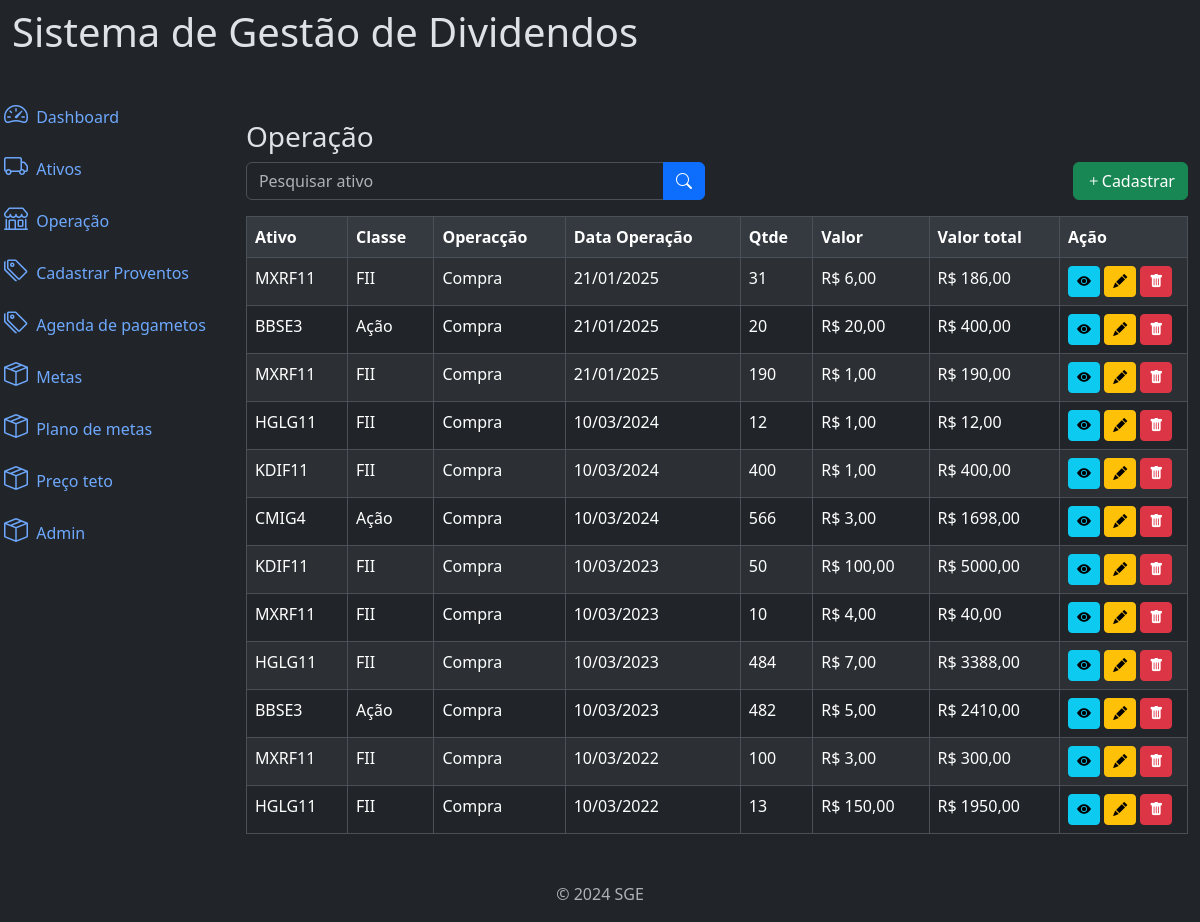
Page /operacao/ (signed in) on the earlier database version.
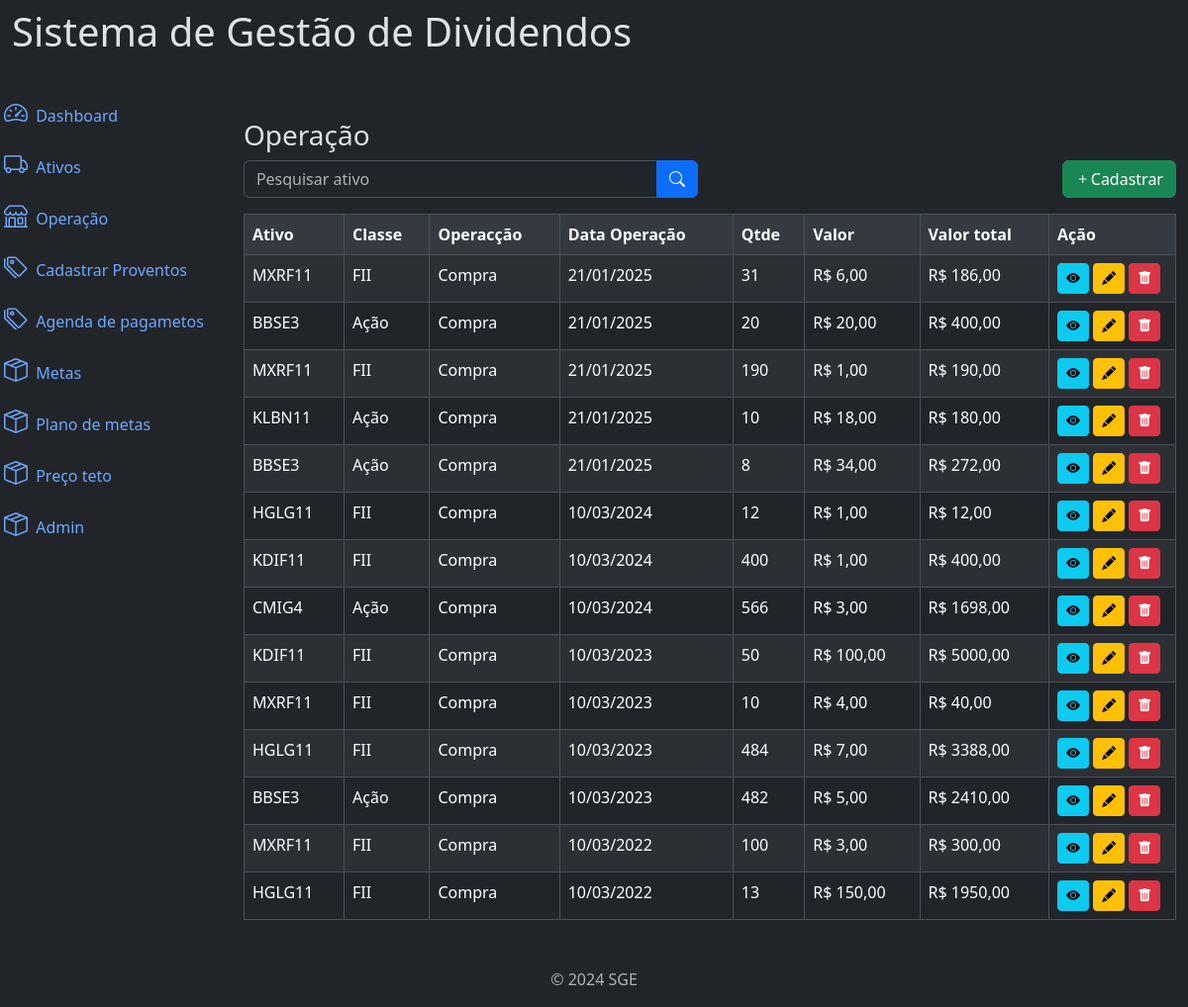
Same page on the later database version.
### carteira/models.py (models this page shows, shortened)
class Operacao(models.Model):
    class Meta:
        verbose_name = "Operação"
        verbose_name_plural = "Operação"
        ordering=['-data_operacao']
    fk_user = models.ForeignKey(User, on_delete=models.CASCADE, related_name="user_operacao",  null=True) #relacionando campo com a pk da tbl user
    id_ativo = models.ForeignKey(Ativos, on_delete=models.PROTECT, null=True, blank=True, verbose_name='Ativo') #relacionando campo com a pk da tbl ativo
    classe = models.CharField(max_length=10, null=False, blank=False, default="")
    tipo_operacao = models.CharField(max_length=20, verbose_name='tipo de operação', blank=True, null=True)
    data_operacao = models.DateField(verbose_name='data da operação')
    qtd = models.IntegerField(verbose_name='quantidade')
    valor_cota = models.DecimalField(max_digits=20, decimal_places=2,verbose_name='valor da cota')
    fonte_recurso = models.CharField(max_length=20, verbose_name='Fonte de recurso', null=True, blank=True )
    valor_total = models.DecimalField(max_digits=20, decimal_places=2,verbose_name='Total da Operaçao')
    ano= models.IntegerField(verbose_name='ano', null=True, blank=True)
    created_at = models.DateTimeField(auto_now_add=True, verbose_name='criado em')
    update_at = models.DateTimeField(auto_now=True, verbose_name='atualizado em')

class Ativos(models.Model):
    class Meta:
        verbose_name = "Ativo"
        verbose_name_plural = "Ativos"
        ordering=['ativo']
    fk_user = models.ForeignKey(User, on_delete=models.CASCADE, related_name="user_ativo", null=True,) #relacionando campo com a pk da tbl user
    ativo = models.CharField(max_length=250,verbose_name='nome do ativo')
    ticket = models.CharField(max_length=10)
    classe = models.CharField(max_length=10, null=False, blank=False)
    cnpj = models.CharField(max_length=20, verbose_name='CNPJ')
    setor = models.ForeignKey(SetorAtivo, on_delete=models.PROTECT, related_name="setor_ativo", verbose_name='Setor')
    qtdAtivo = models.IntegerField(verbose_name='Qtd', blank=True, null= True)
    investimento= models.DecimalField(max_digits=20, decimal_places=2, blank=True, null= True)
    dividendos= models.DecimalField(max_digits=20, decimal_places=2, blank=True, null= True)
    created_at = models.DateTimeField(auto_now_add=True, verbose_name='criado em')
    update_at = models.DateTimeField(auto_now=True, verbose_name='atualizado em')
    def __str__(self):
        return self.ticket

### carteira/views/operacao_views.py (the view)
# urls.py: path('operacao/', views.OperacaoRender.as_view(), name='list_operacao'),
class OperacaoRender(ListView):
    model = Operacao
    template_name = 'operacao/list.html'
    context_object_name = 'lists'
    ordering = '-data_operacao'
    paginate_by = 20
    def get_queryset(self):
        queryset = cache.get('operacao_listagem')  #recuperando dados no cache
        if not queryset:  # verificando se ha dados no chace. se nao tiver, buscar no banco de daos
            queryset = Operacao.objects.filter(fk_user=self.request.user).order_by(self.ordering)
            cache.set('produtos_listagem', queryset, timeout=300)  # salva dados no cache
        filter_name = self.request.GET.get('name')
        if filter_name:
            queryset = queryset.filter(ticket__icontains=filter_name)
        return queryset

### carteira/templates/operacao/list.html (shortened to what this page needs)
{% extends "global/base.html" %}
{% block content %}
<p class="h3">Operação</p>
    <div class="row mb-3">
        <div class="col-md-6">
            <form action="#" method="GET">
                <div class="input-group">
                    <input type="text" class="form-control" name="name" placeholder="Pesquisar ativo" value="{{ request.GET.name }}"/>
                    {% if request.GET.name %}
                        <a href="#" class="btn btn-primary">
                            <i class="bi bi-x-lg"></i>
                        </a>
                    {% else %}
                        <button type="submit" class="btn btn-primary">
                            <i class="bi bi-search"></i>
                        </button>
                    {% endif %}
                </div>
            </form>
        </div>
        <div class="col-md-6">
            <a href="#" class="btn btn-success float-end"
            data-bs-toggle="modal"
            data-bs-target="#cadastroModal"
            hx-get = {% url "create_operacao" %}
            hx-target = "#addContent"
            hx-swap = "innerHTML">
                <i class="bi bi-plus"></i>Cadastrar
            </a>
        </div>
    </div>
    <div class="table-responsive">
    {% if lists %}
       {% include "operacao/table.html" %}
    {% else %}
        <p class="h3">Nenhum registro encontrado.</p>
    {% endif %}
    </div>
{% endblock %}

### carteira/templates/operacao/table.html
<table class="table table-striped table-bordered">
    <thead>
        <tr>
            <th>Ativo</th>
            <th>Classe</th>
            <th>Operacção</th>
            <th>Data Operação</th>
            <th>Qtde</th>
            <th>Valor</th>
            <th>Valor total</th>
            <th>Ação</th>
        </tr>
    </thead>
    <tbody >
        {% for list in lists %}
            <tr>
                <td>{{ list.id_ativo }}</td>
                <td>{{ list.classe }}</td>
                <td>{{ list.tipo_operacao }}</td>
                <td>{{ list.data_operacao|date:"d/m/Y" }}</td>
                <td>{{ list.qtd }}</td>
                <td>R$ {{ list.valor_cota|floatformat:2 }}</td>
                <td>R$ {{ list.valor_total|floatformat:2 }}</td>
                <td style="width:8em">
                    <a href="#" class="btn btn-info btn-sm"><i class="bi bi-eye-fill"></i></a>
                    <a href="#" class="btn btn-warning btn-sm" data-bs-toggle="modal"
                    data-bs-target="#cadastroModal"
                    hx-get = {% url "update_operacao" list.pk %}
                    hx-target = "#addContent"
                    hx-swap = "innerHTML"
                    ><i class="bi bi-pencil-fill"></i></a>
                    <a  onclick="modal(this)"
                    data-page="operacao"
                    data-name="{{list.id_ativo}}"
                    data-id="{{list.pk}}"
                     href="#"
                     class="btn btn-danger btn-sm"><i class="bi bi-trash-fill"></i></i></a>
                </td>
            </tr>
        {% endfor %}
    </tbody>
</table>

Differences in the rows shown:
added Operacao: id_ativo "KLBN11", classe "Ação", tipo_operacao "Compra", data_operacao "21/01/2025", qtd "10", valor_cota "18,00", valor_total "180,00"
added Operacao: id_ativo "BBSE3", classe "Ação", tipo_operacao "Compra", data_operacao "21/01/2025", qtd "8", valor_cota "34,00", valor_total "272,00"
